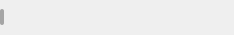
<?xml version="1.0" encoding="UTF-8"?>
<ui version="4.0">
 <class>indexListItem</class>
 <widget class="QWidget" name="indexListItem">
  <property name="geometry">
   <rect>
    <x>0</x>
    <y>0</y>
    <width>234</width>
    <height>35</height>
   </rect>
  </property>
  <property name="minimumSize">
   <size>
    <width>0</width>
    <height>35</height>
   </size>
  </property>
  <property name="maximumSize">
   <size>
    <width>16777215</width>
    <height>35</height>
   </size>
  </property>
  <property name="cursor">
   <cursorShape>PointingHandCursor</cursorShape>
  </property>
  <property name="windowTitle">
   <string>Form</string>
  </property>
  <property name="autoFillBackground">
   <bool>false</bool>
  </property>
  <property name="styleSheet">
   <string notr="true">/*background-color: rgba(255, 255, 255, 0);*/
border-width:2px;
border-color: rgb(152, 152, 152);</string>
  </property>
  <layout class="QHBoxLayout" name="horizontalLayout">
   <property name="leftMargin">
    <number>0</number>
   </property>
   <property name="topMargin">
    <number>0</number>
   </property>
   <property name="rightMargin">
    <number>0</number>
   </property>
   <property name="bottomMargin">
    <number>0</number>
   </property>
   <item>
    <widget class="QLabel" name="stick">
     <property name="minimumSize">
      <size>
       <width>4</width>
       <height>16</height>
      </size>
     </property>
     <property name="maximumSize">
      <size>
       <width>4</width>
       <height>16</height>
      </size>
     </property>
     <property name="autoFillBackground">
      <bool>false</bool>
     </property>
     <property name="styleSheet">
      <string notr="true">background-color:rgb(165, 165, 165);
border-radius:2px;</string>
     </property>
     <property name="text">
      <string/>
     </property>
    </widget>
   </item>
   <item>
    <widget class="QLabel" name="pic">
     <property name="minimumSize">
      <size>
       <width>20</width>
       <height>20</height>
      </size>
     </property>
     <property name="maximumSize">
      <size>
       <width>20</width>
       <height>20</height>
      </size>
     </property>
     <property name="autoFillBackground">
      <bool>false</bool>
     </property>
     <property name="styleSheet">
      <string notr="true">/*background-color:rgb(0, 0, 0);
border-radius:4px;*/</string>
     </property>
     <property name="text">
      <string/>
     </property>
     <property name="alignment">
      <set>Qt::AlignCenter</set>
     </property>
    </widget>
   </item>
   <item>
    <widget class="QLabel" name="text">
     <property name="minimumSize">
      <size>
       <width>0</width>
       <height>16</height>
      </size>
     </property>
     <property name="maximumSize">
      <size>
       <width>16777215</width>
       <height>16</height>
      </size>
     </property>
     <property name="font">
      <font>
       <family>MiSans Normal</family>
       <pointsize>10</pointsize>
      </font>
     </property>
     <property name="styleSheet">
      <string notr="true">background-color: rgba(255, 255, 255, 0);</string>
     </property>
     <property name="text">
      <string/>
     </property>
    </widget>
   </item>
  </layout>
 </widget>
 <resources/>
 <connections/>
</ui>
